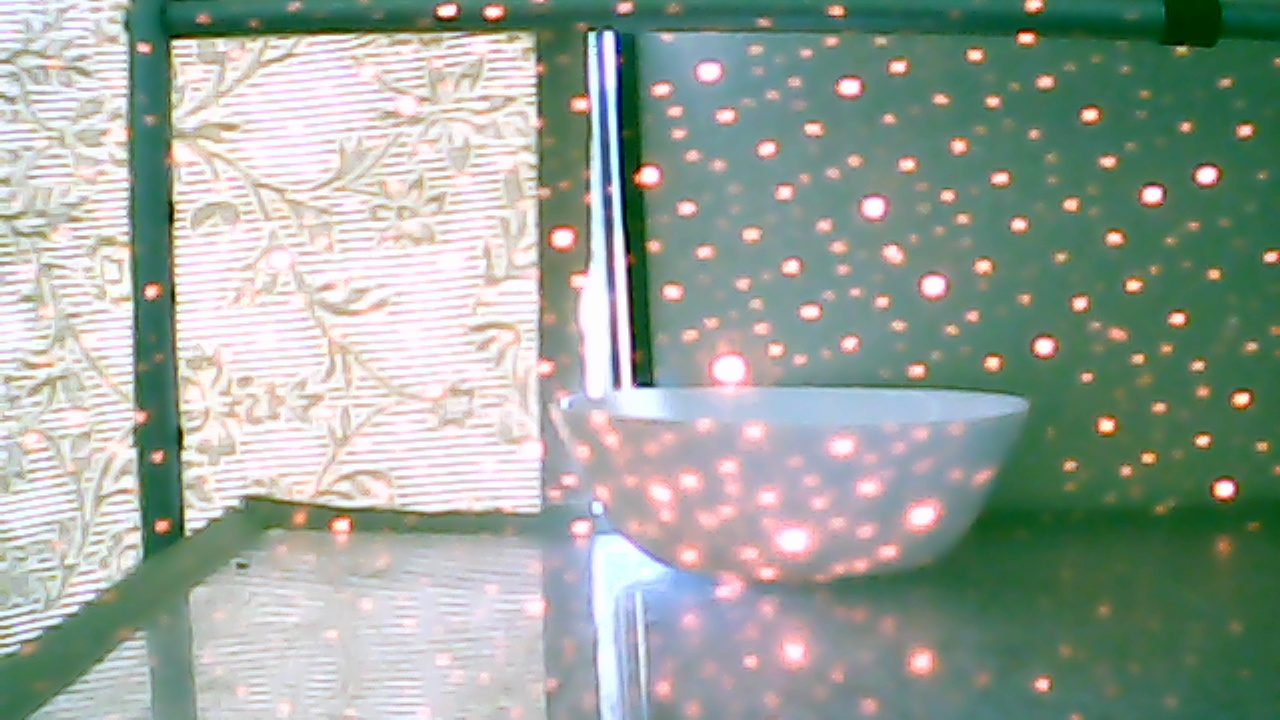
#> input picture 0.jpg, 1280 x 720 px
$ python get_disp.py
#> lines starting #> are read from the running program, lines starting #| are printed output that depends on the picture
import cv2
import numpy as np
import matplotlib.pyplot as plt

imgL = cv2.imread("0.jpg", cv2.IMREAD_GRAYSCALE)  # left image
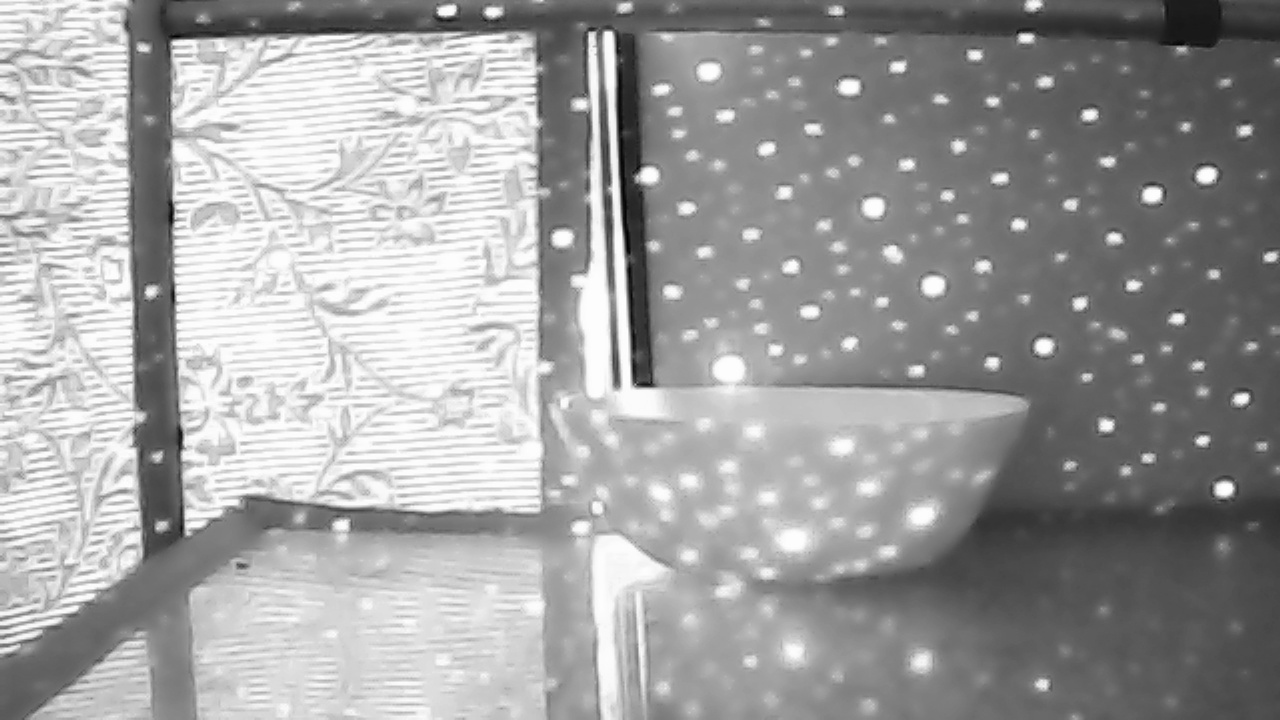
#> imgL: shape (720, 1280); min 0, max 255, mean 159.1
imgR = cv2.imread("1.jpg", cv2.IMREAD_GRAYSCALE)  # right image
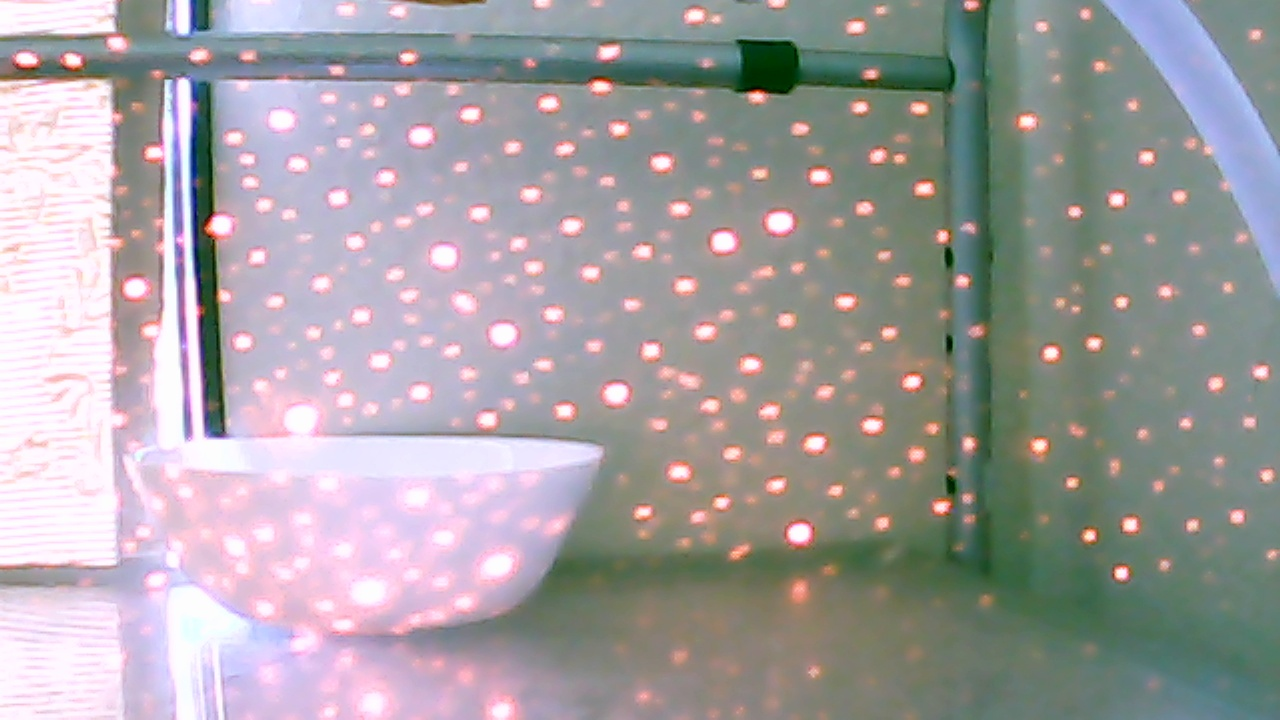
#> input picture 1.jpg, 1280 x 720 px
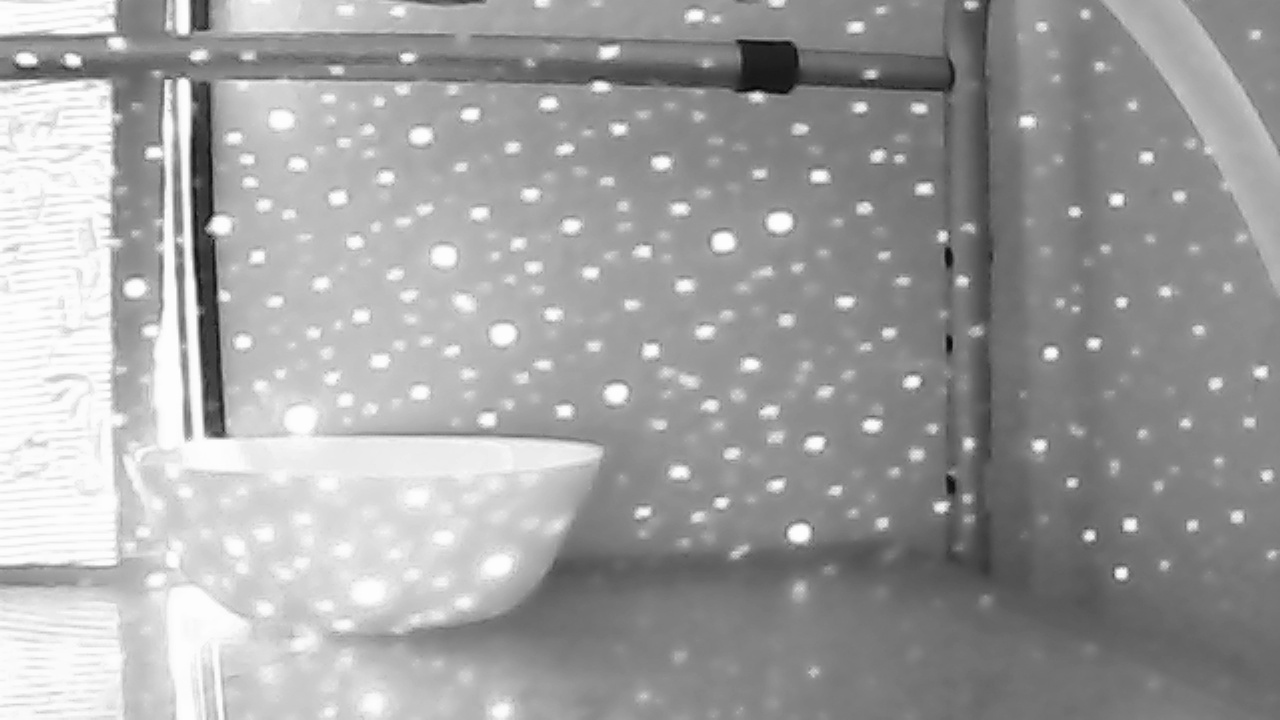
#> imgR: shape (720, 1280); min 3, max 255, mean 160.7


def get_keypoints_and_descriptors(imgL, imgR):
    """Use ORB detector and FLANN matcher to get keypoints, descritpors,
    and corresponding matches that will be good for computing
    homography.
    """
    orb = cv2.ORB_create()
    kp1, des1 = orb.detectAndCompute(imgL, None)
#> kp1 = 500 keypoints; strongest (x, y, size): (1156, 194, 92.6), (638, 176, 111.1), (1147, 193, 111.1), (639, 176, 92.6)
    kp2, des2 = orb.detectAndCompute(imgR, None)
#> kp2 = 500 keypoints; strongest (x, y, size): (212, 224, 92.6), (208, 226, 111.1), (211, 434, 111.1), (1117, 572, 77.1)

    ############## Using FLANN matcher ##############
    # Each keypoint of the first image is matched with a number of
    # keypoints from the second image. k=2 means keep the 2 best matches
    # for each keypoint (best matches = the ones with the smallest
    # distance measurement).
    FLANN_INDEX_LSH = 6
    index_params = dict(
        algorithm=FLANN_INDEX_LSH,
        table_number=6,  # 12
        key_size=12,  # 20
        multi_probe_level=1,
    )  # 2
    search_params = dict(checks=50)  # or pass empty dictionary
    flann = cv2.FlannBasedMatcher(index_params, search_params)
    flann_match_pairs = flann.knnMatch(des1, des2, k=2)
#> flann_match_pairs = 500 matches
    return kp1, des1, kp2, des2, flann_match_pairs


def lowes_ratio_test(matches, ratio_threshold=0.6):
    """Filter matches using the Lowe's ratio test.

    The ratio test checks if matches are ambiguous and should be
    removed by checking that the two distances are sufficiently
    different. If they are not, then the match at that keypoint is
    ignored.

    https://stackoverflow.com/questions/51197091/how-does-the-lowes-ratio-test-work
    """
#> called with ratio_threshold = 0.2
    filtered_matches = []
    for m, n in matches:
        if m.distance < ratio_threshold * n.distance:
            filtered_matches.append(m)
#> this loop made 13 passes
#> after the loop, filtered_matches = []
    return filtered_matches


def draw_matches(imgL, imgR, kp1, des1, kp2, des2, flann_match_pairs):
    """Draw the first 8 mathces between the left and right images."""
    # https://docs.opencv.org/4.2.0/d4/d5d/group__features2d__draw.html
    # https://docs.opencv.org/2.4/modules/features2d/doc/common_interfaces_of_descriptor_matchers.html
    img = cv2.drawMatches(
        imgL,
        kp1,
        imgR,
        kp2,
        flann_match_pairs[:8],
        None,
        flags=cv2.DrawMatchesFlags_NOT_DRAW_SINGLE_POINTS,
    )
    cv2.imshow("Matches", img)
    cv2.imwrite("ORB_FLANN_Matches.png", img)
    cv2.waitKey(0)


def compute_fundamental_matrix(matches, kp1, kp2, method=cv2.FM_RANSAC):
    """Use the set of good mathces to estimate the Fundamental Matrix.

    See  https://en.wikipedia.org/wiki/Eight-point_algorithm#The_normalized_eight-point_algorithm
    for more info.
    """
    pts1, pts2 = [], []
    fundamental_matrix, inliers = None, None
    for m in matches[:8]:
        pts1.append(kp1[m.queryIdx].pt)
        pts2.append(kp2[m.trainIdx].pt)
    if pts1 and pts2:
        # You can play with the Threshold and confidence values here
        # until you get something that gives you reasonable results. I
        # used the defaults
        fundamental_matrix, inliers = cv2.findFundamentalMat(
            np.float32(pts1),
            np.float32(pts2),
            method=method,
            # ransacReprojThreshold=3,
            # confidence=0.99,
        )
    return fundamental_matrix, inliers, pts1, pts2


############## Find good keypoints to use ##############
kp1, des1, kp2, des2, flann_match_pairs = get_keypoints_and_descriptors(imgL, imgR)
#> (the run stopped early here; a loop or call above may not have finished)
